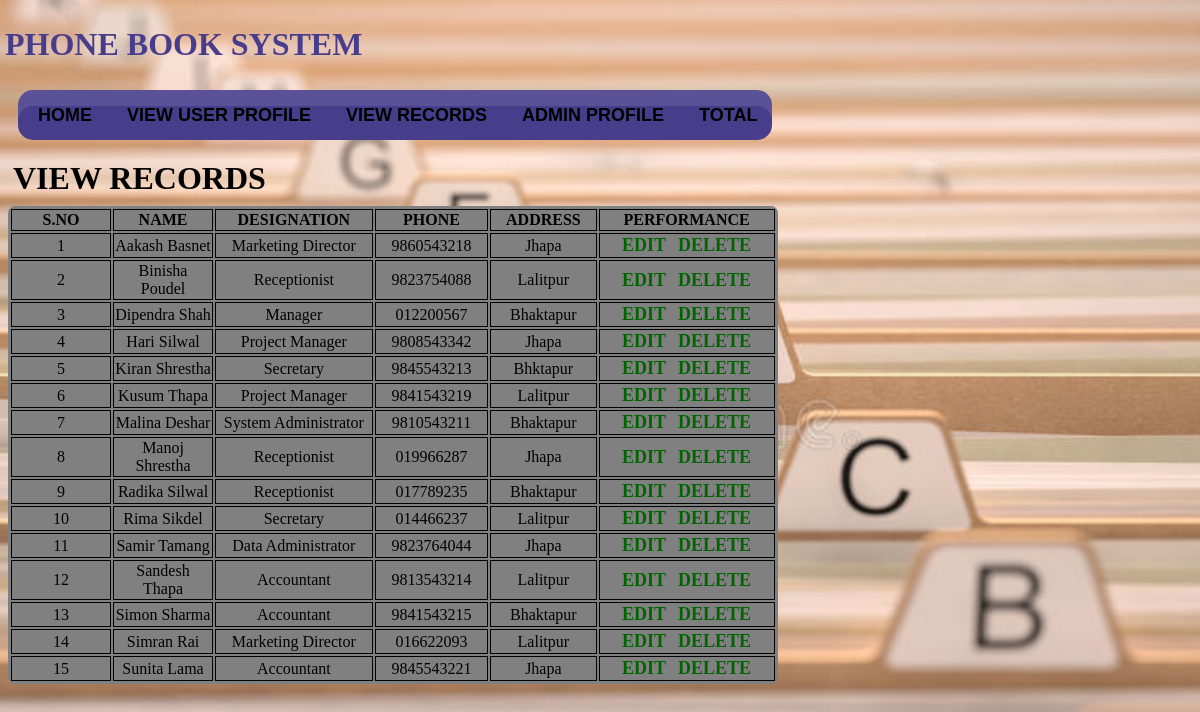
Page /aviewcontact.php on the committed database.
### tables this page shows
CREATE TABLE `contactdetails` (
  `contact_id` int(11) NOT NULL,
  `contact_name` varchar(255) NOT NULL,
  `designation` varchar(255) NOT NULL,
  `phone` varchar(10) NOT NULL,
  `address` varchar(255) NOT NULL
);

### aviewcontact.php (the view, shortened to what this page needs)
<html>
<head>
<link rel="stylesheet" href="style.css">
</head>
<body>
<br><br>
  <?php include_once 'amenu.php';?><br><br><br>
  <div id = cont>
  <h1 class="prof"> VIEW RECORDS </h1></div><br><br><br><br>
   <table class=" viewtabl" >
  <tr>
  <td> <strong>S.NO</strong></td>
  <td><strong>NAME</strong></td>
  <td><strong>DESIGNATION</strong></td>
  <td><strong>PHONE</strong></td>
  <td><strong>ADDRESS</strong></td>
  <td><strong>PERFORMANCE</strong></td>
  </tr>
  <?php
   require_once 'db.php';
   $count= 1;
   $query = "SELECT * FROM contactdetails ORDER BY contact_name" ;
    $result = mysqli_query($dbcon,$query);
	 while($row = @mysqli_fetch_assoc($result)){?>
  <tr>
  <td id="od"> <?php echo $count;?></td>
  <td class="ev"> <?php echo $row["contact_name"];?></td>
  <td class="od"><?php echo $row["designation"];?></td>
  <td class="ev"><?php echo $row["phone"];?></td>
  <td class="od"><?php echo $row["address"];?></td>
  <td class="ev">
  <a href="aaedit.php?aaeditid=<?php echo $row["contact_id"]; ?>"id="edt" >EDIT</a>
  <a href="adeletecont.php?aadeleteid=<?php echo $row["contact_id"]; ?> "id="del" Onclick="return ConfirmDelete()">DELETE</a>
  </td>
  </tr>
 <?php $count++;}?>
	 </table>
</body>
</html>

### amenu.php (shortened to what this page needs)
<html>
<head>
<link rel="stylesheet" href="style.css">
</head>
<body>
<div id = "main">
    <h1> PHONE BOOK SYSTEM </h1>
</div><br><br>
<div class="menu">
   <ul>
      <li><a href="adashboard.php">HOME</a></li>
      <li><a href="aview-userprofile.php">VIEW USER PROFILE</a></li>
      <li><a href="#">VIEW RECORDS</a>
      <li><a href="#">ADMIN PROFILE</a>
      </li>
      <li><a href="atotal.php">TOTAL</a></li>
   </ul>
</div>
</body>
</html>

### style.css (style rules this page uses)
div#cont { position: absolute; float: left; padding: 5px; }
#cont h1 { text-transform: capitalize; text-align: center; color:black; text-decoration-color: black; }
div#main { position: absolute; float: left; left: 0%; top: 0%; padding: 5px; }
#main h1 { text-transform: capitalize; text-align: center; color: darkslateblue; text-decoration-color: black; }
table.viewtabl { width: 65%; padding: 1px 1px; background:grey; border-radius: 7px; box-shadow: 3px 3px transparent; }
.viewtabl td { border: 1px solid black; width: 70px; font-size: 16px; text-align: center; text-decoration-color:white; }
table.viewtabl td.ev a#del, a#edt { background: grey; padding: 1px 2px; text-align: center; border-radius: 2px; text-decoration: none; margin: 2px 2px; color: darkgreen; font-size: 18px; font-weight: bold; }
table.viewtab td.ev a#del, a#edt { background: grey; padding: 1px 2px; text-align: center; border-radius: 2px; text-decoration: none; margin: 2px 2px; color: darkgreen; font-size: 18px; font-weight: bold; }
.menu { float: left; left : 1%; border: none; border: 0px; margin: 0px; padding: 10px; font: 67.5% "Lucida Sans Unicode", "Bitstream Vera Sans", "Trebuchet Unicode MS", "Lucida Grande", Verdana, Helvetica, sans-serif; font-size: 14px; font-weight: bold; }
.menu ul { background: darkslateblue; height: 50px; list-style: none; margin: 0; padding: 0; -webkit-border-radius: 15px; -moz-border-radius: 15px; border-radius: 15px; -webkit-box-shadow: inset 0px 16px 0px 0px rgba(255, 255, 255, 0.1); -moz-box-shadow: inset 0px 16px 0px 0px rgba(255, 255, 255, 0.1); box-shadow: inset 0px 16px 0px 0px rgba(255, 255, 255, 0.1); }
.menu li { float: left; left : 3%; padding: 0px 0px 0px 5px; }
.menu li a { color: black; display: block; font-size: 18px; font-weight: bold; line-height: 50px; margin: 0px; padding: 0px 15px; text-align: center; text-decoration: none; }

### amenu.php (style rules this page uses)
body { background-image: url("adash.png"); background-repeat: no-repeat; background-position: right; background-size: 13.5cm; background-color: black; }

### aviewcontact.php (style rules this page uses)
body { background-image: url("aviewcont.png"); background-repeat: no-repeat; background-position: center; background-size: 35.8cm; background-color: black; }

### rows in the picture
contactdetails: contact_name "Aakash Basnet", designation "Marketing Director", phone "9860543218", address "Jhapa"
contactdetails: contact_name "Binisha Poudel", designation "Receptionist", phone "9823754088", address "Lalitpur"
contactdetails: contact_name "Dipendra Shah", designation "Manager", phone "012200567", address "Bhaktapur"
contactdetails: contact_name "Hari Silwal", designation "Project Manager", phone "9808543342", address "Jhapa"
contactdetails: contact_name "Kiran Shrestha", designation "Secretary", phone "9845543213", address "Bhktapur"
contactdetails: contact_name "Kusum Thapa", designation "Project Manager", phone "9841543219", address "Lalitpur"
contactdetails: contact_name "Malina Deshar", designation "System Administrator", phone "9810543211", address "Bhaktapur"
contactdetails: contact_name "Manoj Shrestha", designation "Receptionist", phone "019966287", address "Jhapa"
contactdetails: contact_name "Radika Silwal", designation "Receptionist", phone "017789235", address "Bhaktapur"
contactdetails: contact_name "Rima Sikdel", designation "Secretary", phone "014466237", address "Lalitpur"
contactdetails: contact_name "Samir Tamang", designation "Data Administrator", phone "9823764044", address "Jhapa"
contactdetails: contact_name "Sandesh Thapa", designation "Accountant", phone "9813543214", address "Lalitpur"
contactdetails: contact_name "Simon Sharma", designation "Accountant", phone "9841543215", address "Bhaktapur"
contactdetails: contact_name "Simran Rai", designation "Marketing Director", phone "016622093", address "Lalitpur"
contactdetails: contact_name "Sunita Lama", designation "Accountant", phone "9845543221", address "Jhapa"
